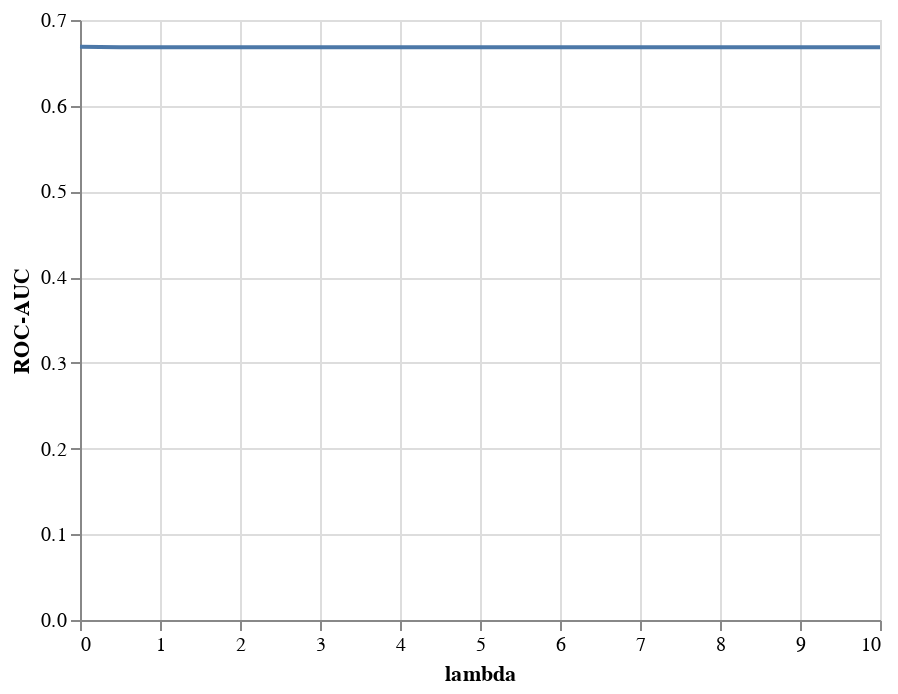

The notebook cell saved with this chart:
### Code cell
plot_parameter_tuning(random_svc_analysis.dev_set_analysis)

### Figure 1 — Vega-Lite specification as saved in the notebook (floating-point values rounded to 4 significant figures)
{"config": {"view": {"continuousWidth": 400, "continuousHeight": 300}}, "data": {"name": "data-803037ff50395c66e79f01c729ca7799"}, "mark": "line", "encoding": {"x": {"type": "quantitative", "field": "lambda"}, "y": {"type": "quantitative", "field": "ROC-AUC"}}, "$schema": "https://vega.github.io/schema/vega-lite/v4.8.1.json", "datasets": {"data-803037ff50395c66e79f01c729ca7799": [{"lambda": 0.0, "ROC-AUC": 0.6689}, {"lambda": 0.5, "ROC-AUC": 0.6681}, {"lambda": 1.0, "ROC-AUC": 0.6681}, {"lambda": 1.5, "ROC-AUC": 0.6681}, {"lambda": 2.0, "ROC-AUC": 0.6681}, {"lambda": 2.5, "ROC-AUC": 0.6681}, {"lambda": 3.0, "ROC-AUC": 0.6681}, {"lambda": 3.5, "ROC-AUC": 0.6681}, {"lambda": 4.0, "ROC-AUC": 0.6681}, {"lambda": 4.5, "ROC-AUC": 0.6681}, {"lambda": 5.0, "ROC-AUC": 0.6681}, {"lambda": 5.5, "ROC-AUC": 0.6681}, {"lambda": 6.0, "ROC-AUC": 0.6681}, {"lambda": 6.5, "ROC-AUC": 0.6681}, {"lambda": 7.0, "ROC-AUC": 0.6681}, {"lambda": 7.5, "ROC-AUC": 0.6681}, {"lambda": 8.0, "ROC-AUC": 0.6681}, {"lambda": 8.5, "ROC-AUC": 0.6681}, {"lambda": 9.0, "ROC-AUC": 0.6681}, {"lambda": 9.5, "ROC-AUC": 0.6681}, {"lambda": 10.0, "ROC-AUC": 0.6681}]}}
